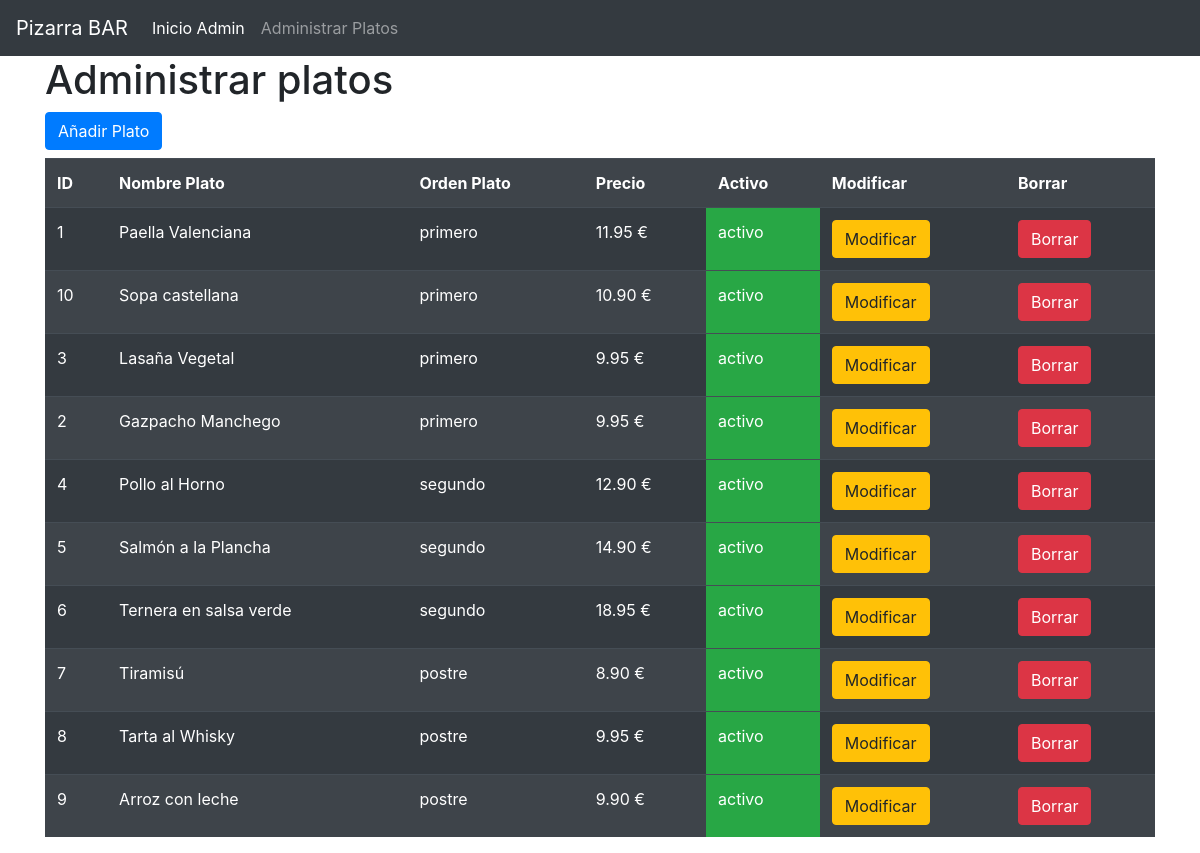
The page /admin/admin-platos.php on the database its author committed.
### tables this page shows
CREATE TABLE `platos` (
 `id` int(4) NOT NULL,
 `nombre_plato` varchar(100) NOT NULL,
 `precio_ud` float(4,2) NOT NULL,
 `orden_plato` enum('primero','segundo','postre') NOT NULL,
 `menu_activo` tinyint(1) NOT NULL DEFAULT '1'
);

### admin/datos-admin.php (called while the page is built)
<?php
include '../includes/conexiondb.php';
$sql= "SELECT * FROM platos ORDER BY orden_plato ";
$consulta = mysqli_query($conex, $sql);
?>

### admin/admin-platos.php (the view, shortened to what this page needs)
<?php include 'header.php' ?>
<?php include 'nav-admin.php' ?>
<?php
include 'datos-admin.php';
?>
<div class="container">
<h1>Administrar platos</h1>
<a  href='nuevo-plato.php' class='btn btn-primary mb-2'> Añadir Plato</a>
<table class ='table table-striped table-dark '>
	<tr>
		<th>ID</th>
		<th>Nombre Plato</th>
		<th>Orden Plato</th>
		<th>Precio</th>
		<th>Activo</th>
		<th>Modificar</th>
		<th>Borrar</th>
	</tr>
	<?php
while ($fila = mysqli_fetch_array($consulta)) {
	echo '<tr>';
	echo '<td>'. $fila['id'].' </td>';
	echo '<td>'. $fila['nombre_plato'].' </td>';
	echo '<td>'. $fila['orden_plato'].' </td>';
	echo '<td>'. $fila['precio_ud'].' €</td>';
	if($fila['menu_activo']){
	echo '<td class="bg-success"> activo </td>';
	}else{
	echo '<td class="bg-secondary"> Inactivo </td>';
	}
	echo "<td> <a href='modificar-plato.php?id=".$fila['id']."'class='btn btn-warning'>Modificar </a> </td>";
	echo "<td> <a href='borrar-plato.php?id=".$fila['id']."'class='btn btn-danger'>Borrar </a> </td>";
	echo '</tr>';
}
?>
</table>
</div>
</body>
</html>

### admin/header.php (shortened to what this page needs)
<!DOCTYPE html>
<html  lang="es">
<head>
	<link rel="stylesheet" href="https://stackpath.bootstrapcdn.com/bootstrap/4.3.1/css/bootstrap.min.css">
	<link rel="stylesheet" type="text/css" href="style.css" >
</head>
<body>

### admin/nav-admin.php (shortened to what this page needs)
<nav class="navbar navbar-expand-lg navbar-dark bg-dark">
  <a class="navbar-brand" href="../">Pizarra BAR</a>
  <div class="collapse navbar-collapse" id="navbarNavAltMarkup">
    <div class="navbar-nav">
      <a class="nav-item nav-link active" href="#">Inicio Admin <span class="sr-only">(current)</span></a>
      <a class="nav-item nav-link" href="">Administrar Platos
     </a>
    </div>
  </div>
</nav>

### rows shown on the page
platos: id "1", nombre_plato "Paella Valenciana", orden_plato "primero", precio_ud "11.95", menu_activo "activo"
platos: id "10", nombre_plato "Sopa castellana", orden_plato "primero", precio_ud "10.90", menu_activo "activo"
platos: id "3", nombre_plato "Lasaña Vegetal", orden_plato "primero", precio_ud "9.95", menu_activo "activo"
platos: id "2", nombre_plato "Gazpacho Manchego", orden_plato "primero", precio_ud "9.95", menu_activo "activo"
platos: id "4", nombre_plato "Pollo al Horno", orden_plato "segundo", precio_ud "12.90", menu_activo "activo"
platos: id "5", nombre_plato "Salmón a la Plancha", orden_plato "segundo", precio_ud "14.90", menu_activo "activo"
platos: id "6", nombre_plato "Ternera en salsa verde", orden_plato "segundo", precio_ud "18.95", menu_activo "activo"
platos: id "7", nombre_plato "Tiramisú", orden_plato "postre", precio_ud "8.90", menu_activo "activo"
platos: id "8", nombre_plato "Tarta al Whisky", orden_plato "postre", precio_ud "9.95", menu_activo "activo"
platos: id "9", nombre_plato "Arroz con leche", orden_plato "postre", precio_ud "9.90", menu_activo "activo"
